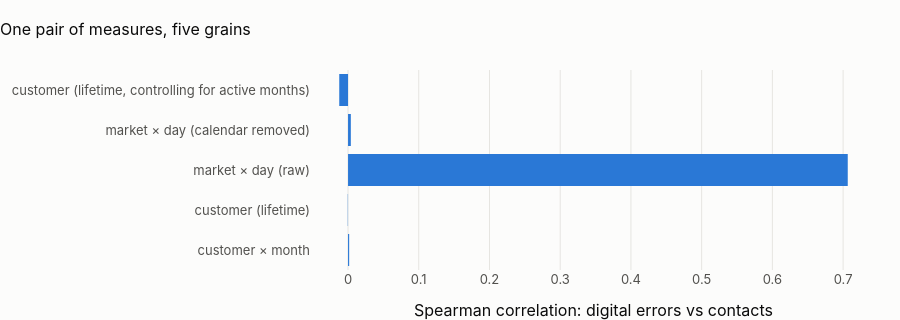

The code cell stored with this chart in its notebook:
### Markdown cell above
## 1 · The ecological fallacy, measured
The same pair of measures (digital errors and contacts) is correlated at four grains. If the correlation at an
aggregate grain were read as a statement about customers ("customers with errors call more"), would it be true?

### Code cell
eco = []
cmx = star.q(f"""select digital_errors, contacts from {{fct_customer_month}}
                 where month_start between '{FIRST}' and '{LAST}' and hash(customer_id) % 10 = 0""")
eco.append(
    ("customer × month", stats.spearmanr(cmx.digital_errors, cmx.contacts).statistic, len(cmx))
)
cs = star.q(
    "select lifetime_sessions, lifetime_contacts, active_months from {fct_customer_snapshot}"
)
eco.append(
    (
        "customer (lifetime)",
        stats.spearmanr(cs.lifetime_sessions, cs.lifetime_contacts).statistic,
        len(cs),
    )
)
cd = star.q("""select f.country_code, f.local_date, f.digital_errors, f.contacts, d.iso_weekday, d.is_holiday
               from {fct_country_day} f join {dim_data_day} d using (country_code, local_date) where not d.is_edge""")
eco.append(
    ("market × day (raw)", stats.spearmanr(cd.digital_errors, cd.contacts).statistic, len(cd))
)
res = []
for cc, d in cd.groupby("country_code"):
    a = smf.ols("np.log1p(digital_errors) ~ C(iso_weekday) + is_holiday", data=d).fit().resid
    b = smf.ols("np.log1p(contacts) ~ C(iso_weekday) + is_holiday", data=d).fit().resid
    res.append(pd.DataFrame({"a": a, "b": b}))
res = pd.concat(res)
eco.append(("market × day (calendar removed)", stats.spearmanr(res.a, res.b).statistic, len(res)))
# partial correlation at the lifetime grain, controlling for how long the customer was active
pr = smf.ols("np.log1p(lifetime_sessions) ~ active_months", data=cs).fit().resid
pc = smf.ols("np.log1p(lifetime_contacts) ~ active_months", data=cs).fit().resid
eco.append(
    (
        "customer (lifetime, controlling for active months)",
        stats.spearmanr(pr, pc).statistic,
        len(cs),
    )
)
eco = pd.DataFrame(
    eco, columns=["grain", "Spearman correlation: digital errors vs contacts", "rows"]
)
eco.to_csv(OUT / "granularity_ecological.csv", index=False)
show(eco.round(4), paging=False)
fig = px.bar(
    eco,
    x="Spearman correlation: digital errors vs contacts",
    y="grain",
    orientation="h",
    title="One pair of measures, five grains",
)
fig.update_layout(height=320, yaxis_title=None)
fig.show()
e = eco.set_index("grain").iloc[:, 0]
display(
    Markdown(
        f"**At the customer-month grain the correlation is {e['customer × month']:.3f}; across market-days it is "
        f"{e['market × day (raw)']:.3f} raw and {e['market × day (calendar removed)']:.3f} once the weekday is removed; "
        f"across customers' lifetimes it is {e['customer (lifetime)']:.3f}, and {e['customer (lifetime, controlling for active months)']:.3f} "
        "after controlling for how long they were active.** "
        "The aggregate correlations are made by a common driver (busy days are busy for every process; long relationships "
        "accumulate everything), not by any link between errors and calls. Reading them as customer behaviour is the "
        "ecological fallacy. **Rule for every dashboard and agent built on aggregates:** a co-movement at an aggregate "
        "grain is a hypothesis about units, to be tested at the unit grain after removing common drivers."
    )
)

### Figure 1 — Plotly figure (JSON) as saved in the notebook; plotly's stock layout.template omitted (floating-point values rounded to 4 significant figures)
{"data": [{"hovertemplate": "Spearman correlation: digital errors vs contacts=%{x}<br>grain=%{y}<extra></extra>", "legendgroup": "", "marker": {"color": "#2a78d6", "pattern": {"shape": ""}}, "name": "", "orientation": "h", "showlegend": false, "textposition": "auto", "type": "bar", "x": [0.001595, -0.0003751, 0.7066, 0.003946, -0.01243], "xaxis": "x", "y": ["customer × month", "customer (lifetime)", "market × day (raw)", "market × day (calendar removed)", "customer (lifetime, controlling for active months)"], "yaxis": "y"}], "layout": {"barmode": "relative", "height": 320, "legend": {"tracegroupgap": 0}, "title": {"text": "One pair of measures, five grains"}, "xaxis": {"anchor": "y", "domain": [0.0, 1.0], "title": {"text": "Spearman correlation: digital errors vs contacts"}}, "yaxis": {"anchor": "x", "domain": [0.0, 1.0], "title": {}}}}
